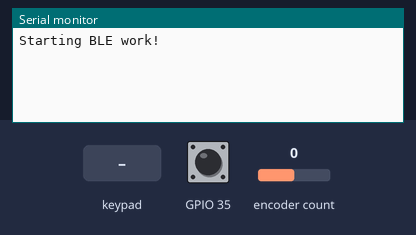
Bench run of a sketch on a simulated ESP32. On the bench: the last lines printed to the serial monitor. The test bench sets the inputs (shaded band); at power-on: encoder count 0, GPIO 35 HIGH. USB keyboard and mouse output is not drawn.

Above: at 1.2 s.
1.3 s: encoder count set to 1
At 1.7 s:
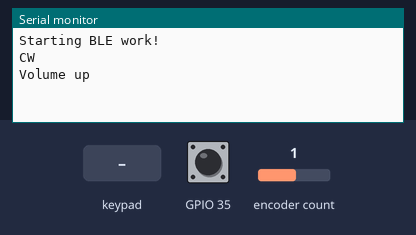
2.8 s: GPIO 35 pulled LOW for 0.15 s
At 4.0 s:
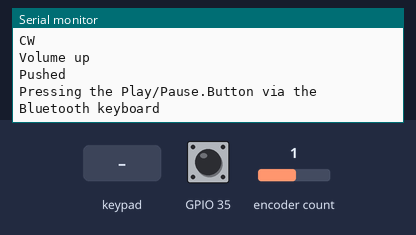
4.4 s: key '1' pressed
At 5.3 s:
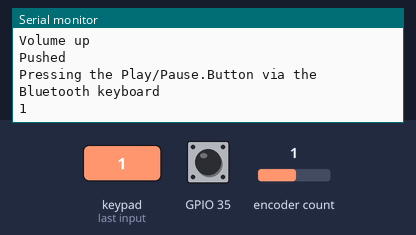
5.9 s: keypad keys 1 3 1 2 A pressed 0.4 s apart
At 8.0 s:
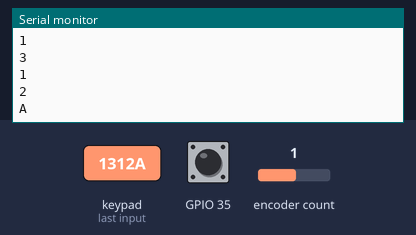
9.4 s: key 'B' pressed
At 10.5 s:
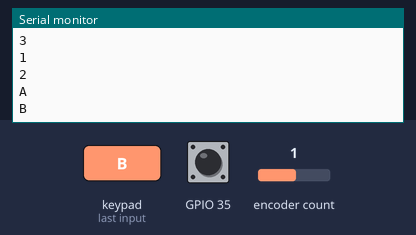
10.9 s: encoder count set to 0
At 11.5 s:
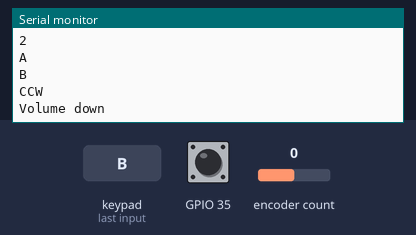
Timing chart, 0 to 13.4 s (numbered marks = the images above; inputs shaded):
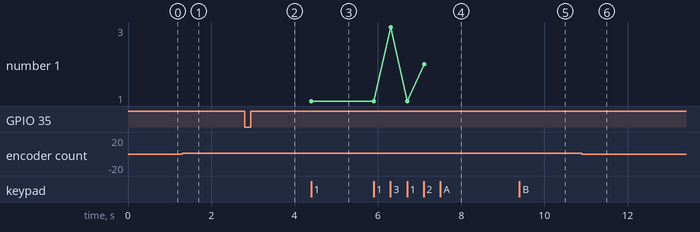

The sketch:

bluetooth_remote_for_android.ino
```cpp
/**
 * This example turns the ESP32 into a Bluetooth LE mouse that scrolls down every 2 seconds.
 */
#include <BleKeyboard.h>
#include <ESP32Encoder.h>
BleKeyboard bleKeyboard("BLE Remote(Harsha)", "harsha vardhan", 74);
#include <Keypad.h>
#include <SimpleRotary.h>
const byte ROWS = 2; //four rows
const byte COLS = 4; //four columns

// the library will return the character inside this array
// when the appropriate button is pressed.
char keys[ROWS][COLS] = {
   {'1', '2', '3', 'A'},
  {'4', '5', '6', 'B'},
};

// Looking at the keypad from the front, the row pins are on the left.

byte rowPins[ROWS] = {13, 12}; // Row pinouts
byte colPins[COLS] = {5, 18, 19, 21}; // Column pinouts

Keypad keypad = Keypad( makeKeymap(keys), rowPins, colPins, ROWS, COLS );

// First param is name
// Second is manufacturer
// Third is initial batter level


// Pin A, Pin B, Button Pin
SimpleRotary rotary(26,33,35);

void setup() {
  Serial.begin(115200);
  Serial.println("Starting BLE work!");
  bleKeyboard.begin();

}

void sendMacroCommand(uint8_t key) {
  bleKeyboard.press(KEY_LEFT_CTRL);
  bleKeyboard.press(KEY_LEFT_SHIFT);
  bleKeyboard.press(KEY_LEFT_ALT);
  bleKeyboard.press(key);
}

void loop() {

  byte j;

  // 0 = not pushed, 1 = pushed, 2 = long pushed
  j = rotary.pushType(1000); // number of milliseconds button has to be pushed for it to be considered a long push.

  if ( j == 1 ) {
    Serial.println("Pushed");
        if(bleKeyboard.isConnected()) {
          Serial.println("Pressing the Play/Pause.Button via the Bluetooth keyboard");
          bleKeyboard.write(KEY_MEDIA_PLAY_PAUSE);
        }
    }

  if ( j == 2 ) {
    Serial.println("Long Pushed");
          if(bleKeyboard.isConnected()) {
            Serial.println("Pressing the next-button via the Bluetooth keyboard");
            bleKeyboard.write(KEY_MEDIA_NEXT_TRACK);
         }

    }


  byte i;

  // 0 = not turning, 1 = CW, 2 = CCW
  i = rotary.rotate();

  if ( i == 1 ) {
    Serial.println("CW");
          if(bleKeyboard.isConnected()) {
            Serial.println("Volume up");
            bleKeyboard.write(KEY_MEDIA_VOLUME_UP);
           }

    }

  if ( i == 2 ) {
    Serial.println("CCW");
          if(bleKeyboard.isConnected()) {
            Serial.println("Volume down");
            bleKeyboard.write(KEY_MEDIA_VOLUME_DOWN);
          }

    }
    char key = keypad.getKey();

  // Only do something with the keypress if we
  // are connected to something via bluetooth

  if (bleKeyboard.isConnected() && key) {
    Serial.println(key);
    switch (key) {
      case '4':
        bleKeyboard.write(KEY_MEDIA_PLAY_PAUSE);
        break;
      case '5':
        bleKeyboard.write(KEY_MEDIA_PREVIOUS_TRACK);
        break;
      case '2':
        bleKeyboard.write(KEY_MEDIA_NEXT_TRACK);
        break;
      case 'B':
        bleKeyboard.write(KEY_F1);
        break;
      case '6':
        bleKeyboard.write(KEY_F2);
        break;
      case '3':
        bleKeyboard.press(KEY_F3);
        break;
      case 'A':
        bleKeyboard.press(KEY_F4);
        break;
    }
    delay(100);
    bleKeyboard.releaseAll();

}
}
```

Measured:
- after the input at 1.3 s, the serial monitor: prints a new line at once (image 1)
- after the input at 2.8 s, the serial monitor: prints a new line after 0.16 s (image 2)
- after the input at 4.4 s, the serial monitor: prints a new line at once (image 3)
- after the input at 5.9 s, the serial monitor: prints a new line after 0.40 s (image 4)
- after the input at 9.4 s, the serial monitor: prints a new line at once (image 5)
- after the input at 10.9 s, the serial monitor: prints a new line at once (image 6)
- plotted number 1: 1 → 2 after the input at 5.9 s
